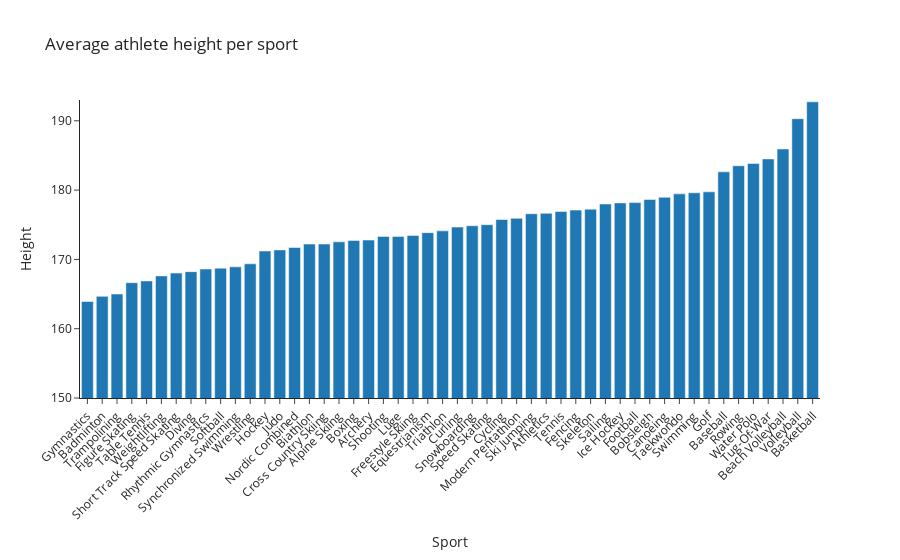

Notebook cell for this chart:
### Code cell
# Italy medals

fig_italy_medals = px.bar(
    italy_medals_count,
    title="Italy medals",
    labels={"value": "Number of medals", 
            "variable": "Medals", 
            "count": "Number of medals"},
    template="simple_white"
    )

# Total number of medals awarded athletes per age group in Italy

fig_age_medals = px.histogram(
    age_count,
    x=age_count.index,
    y=age_count.values,
    nbins=len(age_count.index),
    labels={
        "Age": "Age Group", 
        "sum of y": "Number of Athletes"
    },
    title="Total number of medals awarded athletes per age group in Italy",
    template="simple_white",
)

fig_age_medals.update_traces(hovertemplate=None)
fig_age_medals.update_layout(hovermode="x")
fig_age_medals.update_layout(yaxis_title="Number of medals")

# Total number of athletes per age group in Italy

fig_athletes_age_groups = px.histogram(
    all_italy_athletes,
    x=all_italy_athletes.index,
    y=all_italy_athletes.values,
    nbins=len(all_italy_athletes.index),
    title="Total number of athletes per age group in Italy",
    template="simple_white"
)

fig_athletes_age_groups.update_traces(hovertemplate=None)
fig_athletes_age_groups.update_layout(hovermode="x")
fig_athletes_age_groups.update_layout(yaxis_title="Number of athletes")

# Average Italian athletes' height per sport

fig_athlete_height_sport = px.bar(
    sport_heights_mean,
    x=sport_heights_mean.index,
    y="Height",
    title="Average athlete height per sport",
    template="simple_white",
)

fig_athlete_height_sport.update_xaxes(tickangle=-45)
fig_athlete_height_sport.update_yaxes(range=[150, 193])

### Figure 1 — Plotly figure (JSON) as saved in the notebook; plotly's stock layout.template omitted (floating-point values rounded to 4 significant figures)
{"data": [{"alignmentgroup": "True", "hovertemplate": "Sport=%{x}<br>Height=%{y}<extra></extra>", "legendgroup": "", "marker": {"color": "#1F77B4", "pattern": {"shape": ""}}, "name": "", "offsetgroup": "", "orientation": "v", "showlegend": false, "textposition": "auto", "type": "bar", "x": ["Gymnastics", "Badminton", "Trampolining", "Figure Skating", "Table Tennis", "Weightlifting", "Short Track Speed Skating", "Diving", "Rhythmic Gymnastics", "Softball", "Synchronized Swimming", "Wrestling", "Hockey", "Judo", "Nordic Combined", "Biathlon", "Cross Country Skiing", "Alpine Skiing", "Boxing", "Archery", "Shooting", "Luge", "Freestyle Skiing", "Equestrianism", "Triathlon", "Curling", "Snowboarding", "Speed Skating", "Cycling", "Modern Pentathlon", "Ski Jumping", "Athletics", "Tennis", "Fencing", "Skeleton", "Sailing", "Ice Hockey", "Football", "Bobsleigh", "Canoeing", "Taekwondo", "Swimming", "Golf", "Baseball", "Rowing", "Water Polo", "Tug-Of-War", "Beach Volleyball", "Volleyball", "Basketball"], "xaxis": "x", "y": [163.9, 164.7, 165, 166.6, 166.9, 167.6, 168.0, 168.2, 168.6, 168.7, 168.9, 169.4, 171.2, 171.4, 171.7, 172.2, 172.2, 172.5, 172.7, 172.8, 173.3, 173.3, 173.5, 173.9, 174.1, 174.7, 174.9, 175.0, 175.8, 175.9, 176.6, 176.6, 176.9, 177.1, 177.2, 178.0, 178.2, 178.2, 178.7, 179.0, 179.5, 179.6, 179.8, 182.6, 183.5, 183.8, 184.5, 185.9, 190.3, 192.7], "yaxis": "y"}], "layout": {"barmode": "relative", "legend": {"tracegroupgap": 0}, "title": {"text": "Average athlete height per sport"}, "xaxis": {"anchor": "y", "domain": [0, 1], "tickangle": -45, "title": {"text": "Sport"}}, "yaxis": {"anchor": "x", "domain": [0, 1], "range": [150, 193], "title": {"text": "Height"}}}}
